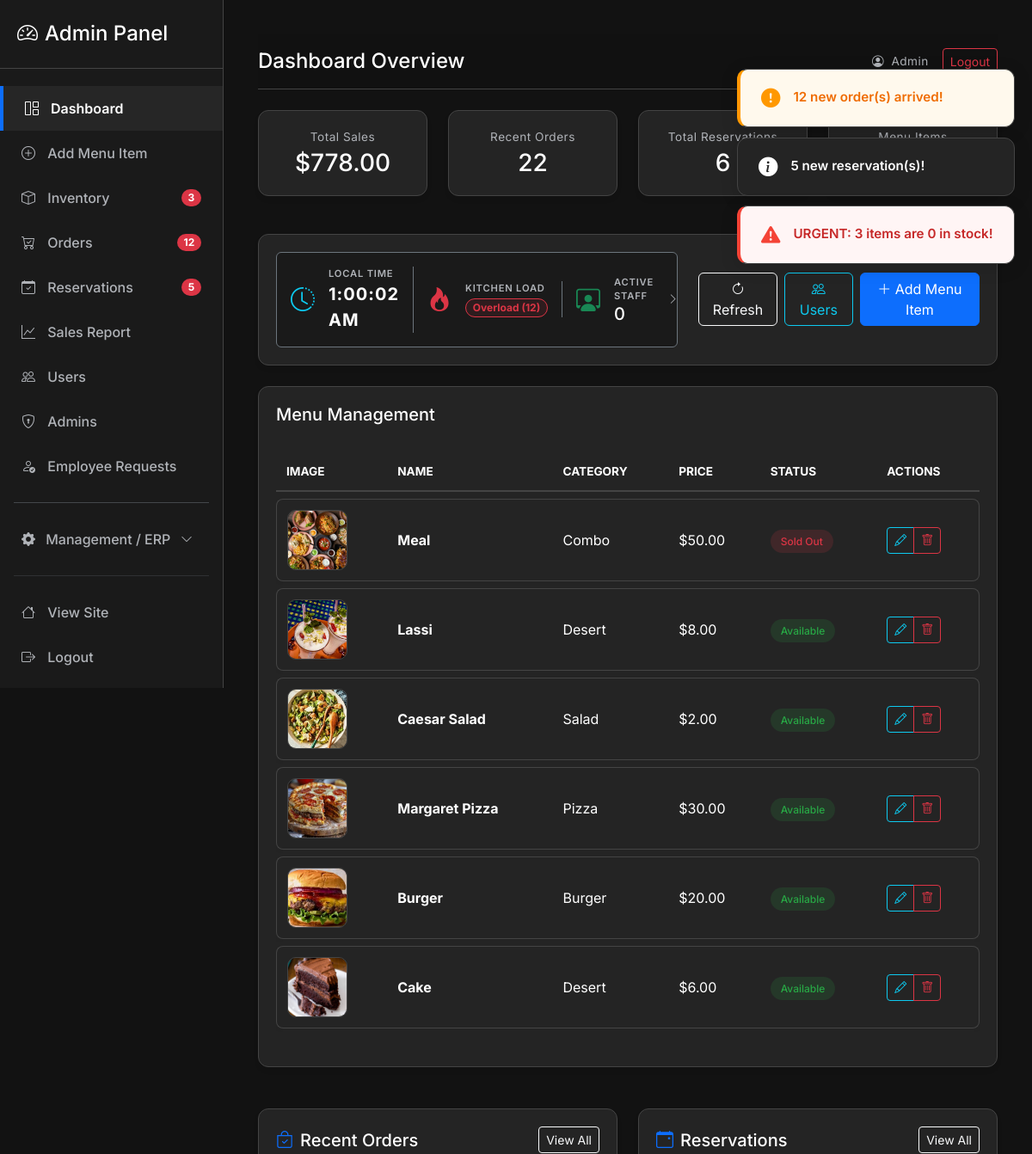
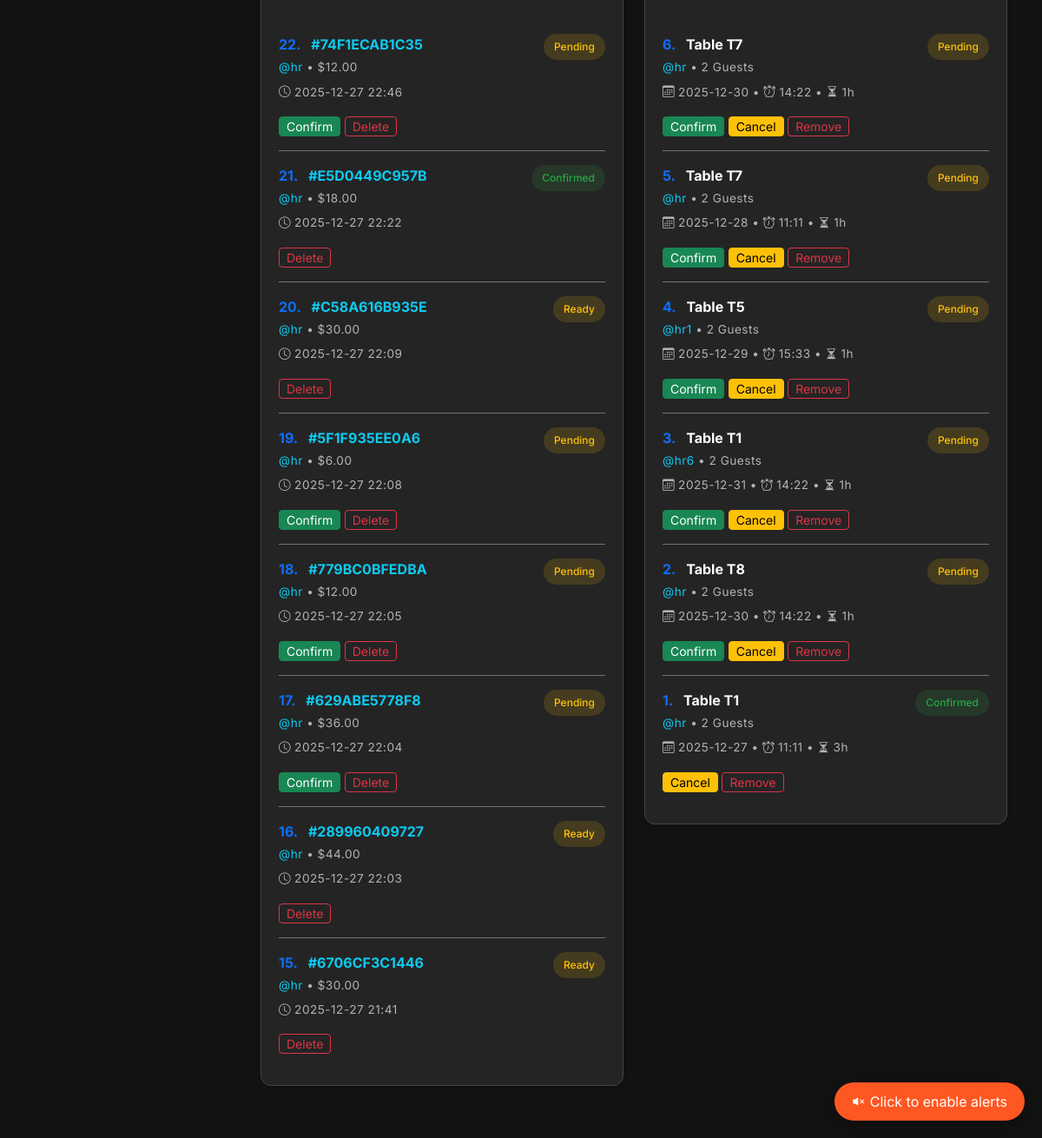
The page /admin/ (signed in) on the database its author committed (2 pictures, top to bottom).
### models/models.py (models this page shows, shortened)
class MenuItem(db.Model):
    id = db.Column(db.Integer, primary_key=True)
    name = db.Column(db.String(150), nullable=False)
    price = db.Column(db.Float, nullable=False, default=0.0)
    category = db.Column(db.String(100), nullable=True)
    ingredients = db.Column(db.String(400), nullable=True)
    availability = db.Column(db.Boolean, default=True)
    image = db.Column(db.String(300), nullable=True)
    stock_quantity = db.Column(db.Integer, default=0)
    low_stock_threshold = db.Column(db.Integer, default=5)
    ratings = db.relationship('Rating', backref='menu_item', lazy=True, cascade="all, delete-orphan")

class Order(db.Model):
    __tablename__ = 'orders'
    id = db.Column(db.Integer, primary_key=True)
    unique_order_number = db.Column(db.String(12), unique=True, nullable=False, default=lambda: str(uuid.uuid4().hex[:12]).upper())
    user_id = db.Column(db.Integer, db.ForeignKey('user.id'), nullable=False)
    items = db.Column(db.Text, nullable=False)  # JSON string of items
    total = db.Column(db.Float, nullable=False)
    status = db.Column(db.String(50), default='Placed')
    payment_status = db.Column(db.String(20), default='pending')
    payment_method = db.Column(db.String(20), nullable=True)
    discount = db.Column(db.Float, default=0.0)
    order_type = db.Column(db.Enum('dine_in', 'takeaway', name='order_type'), default='dine_in')
    phone = db.Column(db.String(50), nullable=False)
    address_district = db.Column(db.String(100), nullable=False)
    address_city = db.Column(db.String(100), nullable=False)
    address_street = db.Column(db.String(255), nullable=False)
    created_at = db.Column(db.DateTime, default=get_dhaka_time)
    items_parsed = db.Column(db.PickleType)

class User(db.Model):
    id = db.Column(db.Integer, primary_key=True)
    username = db.Column(db.String(120), unique=True, nullable=False)
    member_id = db.Column(db.String(20), unique=True)  # Custom ID
    email = db.Column(db.String(200), unique=True)
    password = db.Column(db.String(255), nullable=False)
    full_name = db.Column(db.String(200))
    phone = db.Column(db.String(50))
    address_district = db.Column(db.String(100))
    address_city = db.Column(db.String(100))
    address_street = db.Column(db.String(200))
    profile_image = db.Column(db.String(200))  # image filename
    reset_token = db.Column(db.String(100), nullable=True)
    reset_token_expiry = db.Column(db.DateTime, nullable=True)
    role = db.Column(db.Enum('admin', 'manager', 'cashier', 'waiter', 'chef', 'customer', name='user_roles'), default='customer')
    email_verified = db.Column(db.Boolean, default=False)
    email_verification_code = db.Column(db.String(10), nullable=True)
    created_at = db.Column(db.DateTime, default=get_dhaka_time)
    orders = db.relationship('Order', backref='user', lazy=True)
    reservations = db.relationship('Reservation', backref='user', lazy=True)
    ratings = db.relationship('Rating', backref='user', lazy=True)
    staff_shifts = db.relationship('StaffShift', backref='user', lazy=True)
    staff_shifts = db.relationship('StaffShift', backref='user', lazy=True)

class Reservation(db.Model):
    id = db.Column(db.Integer, primary_key=True)
    unique_reservation_number = db.Column(db.String(12), unique=True, nullable=False, default=lambda: str(uuid.uuid4().hex[:12]).upper())
    user_id = db.Column(db.Integer, db.ForeignKey('user.id'), nullable=False)
    date = db.Column(db.String(50), nullable=False)
    time = db.Column(db.String(50), nullable=False)  # Start time (HH:MM)
    duration = db.Column(db.Integer, nullable=False)  # Duration in hours
    guests = db.Column(db.Integer, nullable=False)
    table_no = db.Column(db.String(50), nullable=False)
    status = db.Column(db.String(20), default="Pending")
    created_at = db.Column(db.DateTime, default=get_dhaka_time)

### routes/admin.py (the view)
@admin_bp.route('/')
@role_required('admin')
def index():
    items = MenuItem.query.order_by(MenuItem.id.desc()).all()
    orders = Order.query.order_by(Order.created_at.desc()).all()
    reservations = Reservation.query.order_by(Reservation.created_at.desc()).all()
    for o in orders:
        try:
            o.items_parsed = json.loads(o.items)
        except:
            o.items_parsed = []
    total_sales = db.session.query(db.func.sum(Order.total)).scalar() or 0
    from datetime import date
    active_attendance = db.session.query(Attendance, User, Employee)\
        .join(Employee, Attendance.employee_id == Employee.id)\
        .join(User, Employee.user_id == User.id)\
        .filter(Attendance.date == date.today(), Attendance.status == 'present')\
        .all()
    active_staff_count = len(active_attendance)
    active_staff_list = [{
        'name': u.full_name,
        'username': u.username,
        'role': e.position,
        'image': u.profile_image,
        'check_in': a.created_at.strftime('%I:%M %p') if a.created_at else 'N/A'
    } for a, u, e in active_attendance]
    pending_orders_count = Order.query.filter(Order.status.in_(['Placed', 'Pending'])).count()
    kitchen_status = 'Normal'
    kitchen_status_color = 'success'
    if pending_orders_count >= 10:
        kitchen_status = 'Overload'
        kitchen_status_color = 'danger'
    elif pending_orders_count >= 5:
        kitchen_status = 'Busy'
        kitchen_status_color = 'warning'
    return render_template('admin/index.html',
                           items=items,
                           orders=orders,
                           reservations=reservations,
                           total_sales=total_sales,
                           active_staff_count=active_staff_count,
                           active_staff_list=active_staff_list,
                           kitchen_status=kitchen_status,
                           kitchen_status_color=kitchen_status_color,
                           pending_orders_count=pending_orders_count)

### templates/admin/index.html (shortened to what this page needs)
{% extends 'admin/admin_base.html' %}
{% block admin_title %}Dashboard Overview{% endblock %}
{% block content %}
<div class="row g-4 mb-4">
  <div class="col-md-3">
    <div class="glass-card text-center">
      <div class="text-muted small mb-1">Total Sales</div>
      <h3 class="mb-0 text-white">${{ '%.2f'|format(total_sales) }}</h3>
    </div>
  </div>
  <div class="col-md-3">
    <div class="glass-card text-center">
      <div class="text-muted small mb-1">Recent Orders</div>
      <h3 class="mb-0 text-white">{{ orders|length }}</h3>
    </div>
  </div>
  <div class="col-md-3">
    <div class="glass-card text-center">
      <div class="text-muted small mb-1">Total Reservations</div>
      <h3 class="mb-0 text-white">{{ reservations|length }}</h3>
    </div>
  </div>
  <div class="col-md-3">
    <div class="glass-card text-center">
      <div class="text-muted small mb-1">Menu Items</div>
      <h3 class="mb-0 text-white">{{ items|length }}</h3>
    </div>
  </div>
</div>
<div class="glass-card mb-4">
  <div class="row align-items-center">
    <div class="col-md-7">
      <div class="d-flex align-items-center justify-content-between bg-dark-pro border border-secondary rounded p-3">
        <div class="d-flex align-items-center border-end border-secondary pe-3 me-3">
          <i class="bi bi-clock-history fs-3 text-info me-3"></i>
          <div>
            <small class="text-muted d-block uppercase" style="font-size: 0.7rem;">Local Time</small>
            <span id="liveClock" class="fw-bold text-white fs-5" style="letter-spacing: 1px;">--:--:--</span>
          </div>
        </div>
        <div class="d-flex align-items-center border-end border-secondary pe-3 me-3">
          <i class="bi bi-fire fs-3 text-{{ kitchen_status_color }} me-3"></i>
          <div>
            <small class="text-muted d-block uppercase" style="font-size: 0.7rem;">Kitchen Load</small>
            <span
              class="badge bg-{{ kitchen_status_color }} bg-opacity-10 text-{{ kitchen_status_color }} border border-{{ kitchen_status_color }} rounded-pill">
              {{ kitchen_status }} ({{ pending_orders_count }})
            </span>
          </div>
        </div>
        <div class="d-flex align-items-center" style="cursor: pointer;"
          onclick="new bootstrap.Modal(document.getElementById('activeStaffModal')).show()">
          <i class="bi bi-person-workspace fs-3 text-success me-3"></i>
          <div>
            <small class="text-muted d-block uppercase" style="font-size: 0.7rem;">Active Staff</small>
            <h5 class="mb-0 text-white">{{ active_staff_count }}</h5>
          </div>
          <i class="bi bi-chevron-right ms-3 text-muted" style="font-size: 0.8rem;"></i>
        </div>
      </div>
    </div>
    <div class="col-md-5 d-flex align-items-center justify-content-end">
      <a class="btn btn-outline-light me-2" href="{{ url_for('admin.index') }}"><i class="bi bi-arrow-clockwise"></i>
        Refresh</a>
      <a class="btn btn-outline-info me-2" href="{{ url_for('admin.users') }}"><i class="bi bi-people"></i> Users</a>
      <a class="btn btn-primary" href="{{ url_for('admin.add_menu') }}"><i class="bi bi-plus-lg"></i> Add Menu Item</a>
    </div>
  </div>
</div>
<div class="glass-card">
  <div class="d-flex justify-content-between align-items-center mb-4">
    <h5 class="mb-0 text-white">Menu Management</h5>
  </div>
  <div class="table-responsive">
    <table class="admin-table">
      <thead>
        <tr>
          <th>Image</th>
          <th>Name</th>
          <th>Category</th>
          <th>Price</th>
          <th>Status</th>
          <th>Actions</th>
        </tr>
      </thead>
      <tbody>
        {% for it in items %}
        <tr>
          <td>
            <img
              src="{{ it.image and url_for('static', filename='uploads/' ~ it.image) or url_for('static', filename='img/placeholder.jpg') }}"
              class="admin-img-thumb" alt="{{ it.name }}">
          </td>
          <td><span class="fw-bold">{{ it.name }}</span></td>
          <td>{{ it.category }}</td>
          <td>${{ '%.2f'|format(it.price) }}</td>
          <td>
            {% if it.availability %}
            <span class="badge-admin badge-admin-success">Available</span>
            {% else %}
            <span class="badge-admin badge-admin-danger">Sold Out</span>
            {% endif %}
          </td>
          <td>
            <div class="btn-group">
              <a class="btn btn-sm btn-outline-info" href="{{ url_for('admin.edit_menu', item_id=it.id) }}"><i
                  class="bi bi-pencil"></i></a>
              <a class="btn btn-sm btn-outline-danger" href="{{ url_for('admin.delete_menu', item_id=it.id) }}"
                onclick="handlePremiumConfirm(event, 'Delete this item?', this, 'Confirm Deletion', 'bi-trash')"><i
                  class="bi bi-trash"></i></a>
            </div>
          </td>
        </tr>
        {% endfor %}
      </tbody>
    </table>
  </div>
</div>
<div class="row g-4 mt-4">
  <div class="col-lg-6">
    <div class="glass-card">
      <div class="d-flex justify-content-between align-items-center mb-4">
        <h5 class="mb-0 text-white"><i class="bi bi-bag-check me-2 text-primary"></i>Recent Orders</h5>
        <a href="{{ url_for('admin.orders') }}" class="btn btn-sm btn-outline-light">View All</a>
      </div>
      <div class="list-group list-group-flush bg-transparent">
        {% for o in orders[:8] %}
        <div class="list-group-item bg-transparent border-secondary text-light px-0 py-3">
          <div class="d-flex justify-content-between align-items-start">
            <div>
              <div class="fw-bold text-white mb-1">
                <span class="text-primary me-2">{{ orders|length - loop.index0 }}.</span>
                <a href="javascript:void(0);" onclick="openOrderModal({{ o.id }})"
                  class="text-info text-decoration-none">
                  #{{ o.unique_order_number or o.id }}
                </a>
              </div>
              <div class="small text-muted">
                {% if o.user %}
                <a class="text-info text-decoration-none" href="javascript:void(0);"
                  onclick="openUserModal('{{ o.user.username }}')">@{{ o.user.username }}</a>
                {% else %}Anon{% endif %}
                &bull; ${{ '%.2f'|format(o.total) }}
              </div>
            </div>
            <span class="badge-admin
              {% if o.status == 'Confirmed' %}badge-admin-success
              {% elif o.status == 'Paid' %}badge-admin-info
              {% else %}badge-admin-warning{% endif %}">
              {{ o.status }}
            </span>
          </div>
          <div class="small mt-2 text-muted"><i class="bi bi-clock me-1"></i>{{ o.created_at.strftime('%Y-%m-%d %H:%M')
            }}</div>
          <div class="mt-3">
            {% if o.status in ['Placed', 'Pending', 'Paid'] %}
            <a class="btn btn-sm btn-success py-0 px-2 small action-confirm"
              href="{{ url_for('admin.confirm_order', order_id=o.id, sl=orders|length - loop.index0) }}">Confirm</a>
            {% endif %}
            <a class="btn btn-sm btn-outline-danger py-0 px-2 small"
              href="{{ url_for('admin.delete_order', order_id=o.id, sl=orders|length - loop.index0) }}"
              onclick="handlePremiumConfirm(event, 'Delete order?', this, 'Confirm Delete', 'bi-exclamation-triangle')">Delete</a>
          </div>
        </div>
        {% else %}
        <div class="text-muted small">No recent orders.</div>
        {% endfor %}
      </div>
    </div>
  </div>
  <div class="col-lg-6">
    <div class="glass-card">
      <div class="d-flex justify-content-between align-items-center mb-4">
        <h5 class="mb-0 text-white"><i class="bi bi-calendar-event me-2 text-primary"></i>Reservations</h5>
        <a href="{{ url_for('admin.reservations') }}" class="btn btn-sm btn-outline-light">View All</a>
      </div>
      <div class="list-group list-group-flush bg-transparent">
        {% for r in reservations[:8] %}
        <div class="list-group-item bg-transparent border-secondary text-light px-0 py-3">
          <div class="d-flex justify-content-between align-items-start">
            <div>
              <div class="fw-bold text-white mb-1">
                <span class="text-primary me-2">{{ reservations|length - loop.index0 }}.</span> Table {{ r.table_no }}
              </div>
              <div class="small text-muted">
                {% if r.user %}
                <a class="text-info text-decoration-none" href="javascript:void(0);"
                  onclick='openUserModal({{ r.user.username|tojson }})'>@{{ r.user.username }}</a>
                {% else %}Anon{% endif %}
                &bull; {{ r.guests }} Guests
              </div>
            </div>
            <span
              class="badge-admin {% if r.status == 'Canceled' %}badge-admin-danger{% elif r.status == 'Pending' %}badge-admin-warning{% else %}badge-admin-success{% endif %}">
              {{ r.status }}
            </span>
          </div>
          <div class="small mt-2 text-muted">
            <i class="bi bi-calendar3 me-1"></i>{{ r.date }} &bull; <i class="bi bi-alarm me-1"></i>{{ r.time }} &bull;
            <i class="bi bi-hourglass-split me-1"></i>{{ r.duration }}h
          </div>
          <div class="mt-3">
            {% if r.status == 'Pending' %}
            <a class="btn btn-sm btn-success py-0 px-2 small action-res"
              href="{{ url_for('admin.confirm_reservation', res_id=r.id) }}">Confirm</a>
            {% endif %}
            {% if r.status != 'Canceled' %}
            <a class="btn btn-sm btn-warning py-0 px-2 small action-res"
              href="{{ url_for('admin.cancel_reservation', res_id=r.id) }}">Cancel</a>
            {% endif %}
            <a class="btn btn-sm btn-outline-danger py-0 px-2 small"
              href="{{ url_for('admin.remove_reservation', res_id=r.id) }}"
              onclick="handlePremiumConfirm(event, 'Permanently remove this reservation?', this, 'Remove', 'bi-trash')">Remove</a>
          </div>
        </div>
        {% else %}
        <div class="text-muted small">No reservations.</div>
        {% endfor %}
      </div>
    </div>
  </div>
</div>
{% endblock %}

### rows shown on the page
MenuItem: image (picture), name "Meal", category "Combo", price "50.00", availability "Sold Out"
MenuItem: image (picture), name "Lassi", category "Desert", price "8.00", availability "Available"
MenuItem: image (picture), name "Caesar Salad", category "Salad", price "2.00", availability "Available"
MenuItem: image (picture), name "Margaret Pizza", category "Pizza", price "30.00", availability "Available"
MenuItem: image (picture), name "Burger", category "Burger", price "20.00", availability "Available"
MenuItem: image (picture), name "Cake", category "Desert", price "6.00", availability "Available"
Order: index0 "22", unique_order_number "74F1ECAB1C35", user.username "hr", total "12.00", status "Pending", created_at "2025-12-27 22:46"
Order: index0 "21", unique_order_number "E5D0449C957B", user.username "hr", total "18.00", status "Confirmed", created_at "2025-12-27 22:22"
Order: index0 "20", unique_order_number "C58A616B935E", user.username "hr", total "30.00", status "Ready", created_at "2025-12-27 22:09"
Order: index0 "19", unique_order_number "5F1F935EE0A6", user.username "hr", total "6.00", status "Pending", created_at "2025-12-27 22:08"
Order: index0 "18", unique_order_number "779BC0BFEDBA", user.username "hr", total "12.00", status "Pending", created_at "2025-12-27 22:05"
Order: index0 "17", unique_order_number "629ABE5778F8", user.username "hr", total "36.00", status "Pending", created_at "2025-12-27 22:04"
Order: index0 "16", unique_order_number "289960409727", user.username "hr", total "44.00", status "Ready", created_at "2025-12-27 22:03"
Order: index0 "15", unique_order_number "6706CF3C1446", user.username "hr", total "30.00", status "Ready", created_at "2025-12-27 21:41"
Reservation: index0 "6", table_no "T7", user.username "hr", guests "2", status "Pending", date "2025-12-30", time "14:22", duration "1"
Reservation: index0 "5", table_no "T7", user.username "hr", guests "2", status "Pending", date "2025-12-28", time "11:11", duration "1"
Reservation: index0 "4", table_no "T5", user.username "hr1", guests "2", status "Pending", date "2025-12-29", time "15:33", duration "1"
Reservation: index0 "3", table_no "T1", user.username "hr6", guests "2", status "Pending", date "2025-12-31", time "14:22", duration "1"
Reservation: index0 "2", table_no "T8", user.username "hr", guests "2", status "Pending", date "2025-12-30", time "14:22", duration "1"
Reservation: index0 "1", table_no "T1", user.username "hr", guests "2", status "Confirmed", date "2025-12-27", time "11:11", duration "3"

### other values the page prints
{{ '%.2f'|format(total_sales) }} "778.00"
{{ orders|length }} "22"
{{ reservations|length }} "6"
{{ kitchen_status }} "Overload"
{{ pending_orders_count }} "12"
{{ active_staff_count }} "0"
